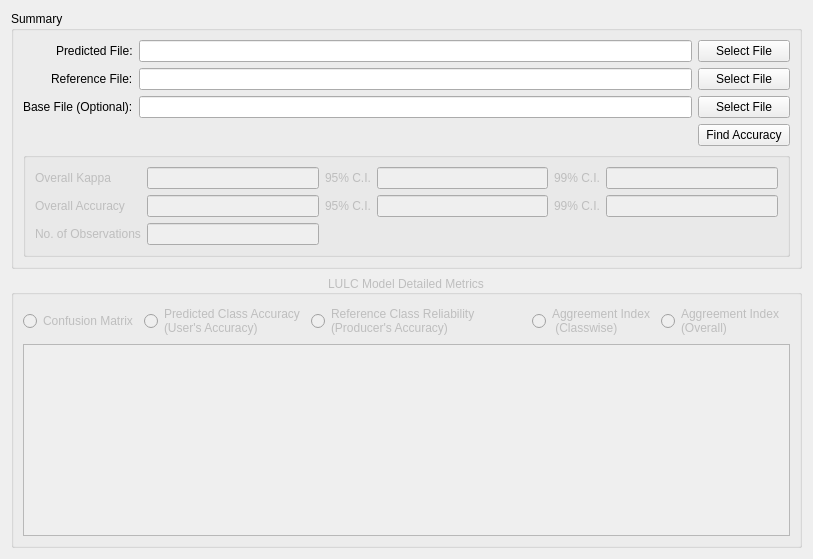
        <widget class="QWidget" name="tabAccuracyAssesment">
         <attribute name="title">
          <string>Accuracy Assesment</string>
         </attribute>
         <layout class="QGridLayout" name="gridLayout_12">
          <item row="2" column="0" colspan="6">
           <widget class="QGroupBox" name="gbDetailed_AccuracyAssesment">
            <property name="enabled">
             <bool>false</bool>
            </property>
            <property name="title">
             <string>LULC Model Detailed Metrics</string>
            </property>
            <property name="alignment">
             <set>Qt::AlignCenter</set>
            </property>
            <layout class="QGridLayout" name="gridLayout_6">
             <item row="0" column="2">
              <widget class="QRadioButton" name="rbReferenceMapReliablity_AccuracyAssesmentDetailed">
               <property name="text">
                <string>Reference Class Reliability
(Producer's Accuracy)</string>
               </property>
              </widget>
             </item>
             <item row="0" column="1">
              <widget class="QRadioButton" name="rbPreditedMapAccuracy_AccuracyAssesmentDetailed">
               <property name="text">
                <string>Predicted Class Accuracy
(User's Accuracy)</string>
               </property>
              </widget>
             </item>
             <item row="0" column="4">
              <widget class="QRadioButton" name="rbAgreementIndexClasswise_AccuracyAssesmentDetailed">
               <property name="text">
                <string>Aggreement Index 
 (Classwise)</string>
               </property>
              </widget>
             </item>
             <item row="0" column="0">
              <widget class="QRadioButton" name="rbConfusionMatrix_AccuracyAssesmentDetailed">
               <property name="text">
                <string>Confusion Matrix</string>
               </property>
              </widget>
             </item>
             <item row="0" column="5">
              <widget class="QRadioButton" name="rbAgreementIndexOverall_AccuracyAssesmentDetailed">
               <property name="text">
                <string>Aggreement Index
(Overall) </string>
               </property>
              </widget>
             </item>
             <item row="0" column="3">
              <spacer name="horizontalSpacer_15">
               <property name="orientation">
                <enum>Qt::Horizontal</enum>
               </property>
               <property name="sizeHint" stdset="0">
                <size>
                 <width>40</width>
                 <height>20</height>
                </size>
               </property>
              </spacer>
             </item>
             <item row="1" column="0" colspan="7">
              <widget class="QTableWidget" name="twDetailed_AccuracyAssesment"/>
             </item>
            </layout>
           </widget>
          </item>
          <item row="0" column="0" colspan="6">
           <widget class="QGroupBox" name="gbSummary_AccuracyAssesment">
            <property name="enabled">
             <bool>true</bool>
            </property>
            <property name="title">
             <string>Summary</string>
            </property>
            <layout class="QGridLayout" name="gridLayout_11">
             <item row="0" column="1" colspan="6">
              <widget class="QLineEdit" name="lePredictedFile_AccuracyAssesment">
               <property name="enabled">
                <bool>true</bool>
               </property>
               <property name="readOnly">
                <bool>true</bool>
               </property>
              </widget>
             </item>
             <item row="3" column="1" colspan="6">
              <spacer name="horizontalSpacer_16">
               <property name="orientation">
                <enum>Qt::Horizontal</enum>
               </property>
               <property name="sizeHint" stdset="0">
                <size>
                 <width>40</width>
                 <height>20</height>
                </size>
               </property>
              </spacer>
             </item>
             <item row="0" column="0" alignment="Qt::AlignRight">
              <widget class="QLabel" name="label_11">
               <property name="toolTip">
                <string>Model Generated</string>
               </property>
               <property name="text">
                <string>Predicted File:</string>
               </property>
              </widget>
             </item>
             <item row="0" column="7">
              <widget class="QPushButton" name="pbSelectFilePredictedFile_AccuracyAssesment">
               <property name="enabled">
                <bool>true</bool>
               </property>
               <property name="text">
                <string>Select File</string>
               </property>
              </widget>
             </item>
             <item row="1" column="7">
              <widget class="QPushButton" name="pbSelectFileActualFile_AccuracyAssesment">
               <property name="enabled">
                <bool>true</bool>
               </property>
               <property name="text">
                <string>Select File</string>
               </property>
              </widget>
             </item>
             <item row="1" column="1" colspan="6">
              <widget class="QLineEdit" name="leActualFile_AccuracyAssesment">
               <property name="enabled">
                <bool>true</bool>
               </property>
              </widget>
             </item>
             <item row="1" column="0" alignment="Qt::AlignRight">
              <widget class="QLabel" name="label_14">
               <property name="toolTip">
                <string>Reference File </string>
               </property>
               <property name="text">
                <string>Reference File:</string>
               </property>
              </widget>
             </item>
             <item row="3" column="7">
              <widget class="QPushButton" name="pbFindAccuracy_AccuracyAssesment">
               <property name="enabled">
                <bool>true</bool>
               </property>
               <property name="text">
                <string>Find Accuracy</string>
               </property>
              </widget>
             </item>
             <item row="4" column="0" colspan="8">
              <widget class="QGroupBox" name="gbSummarStats_AccuracyAssesementSummary">
               <property name="enabled">
                <bool>false</bool>
               </property>
               <property name="title">
                <string/>
               </property>
               <layout class="QGridLayout" name="gridLayout_7">
                <item row="0" column="4">
                 <widget class="QLabel" name="label_19">
                  <property name="text">
                   <string>99% C.I.</string>
                  </property>
                 </widget>
                </item>
                <item row="0" column="2">
                 <widget class="QLabel" name="label_16">
                  <property name="text">
                   <string>95% C.I.</string>
                  </property>
                 </widget>
                </item>
                <item row="1" column="2">
                 <widget class="QLabel" name="label_17">
                  <property name="mouseTracking">
                   <bool>true</bool>
                  </property>
                  <property name="text">
                   <string>95% C.I.</string>
                  </property>
                 </widget>
                </item>
                <item row="1" column="0">
                 <widget class="QLabel" name="label_15">
                  <property name="text">
                   <string>Overall Accuracy</string>
                  </property>
                 </widget>
                </item>
                <item row="0" column="0">
                 <widget class="QLabel" name="label_8">
                  <property name="text">
                   <string>Overall Kappa</string>
                  </property>
                 </widget>
                </item>
                <item row="2" column="0">
                 <widget class="QLabel" name="label_18">
                  <property name="text">
                   <string>No. of Observations</string>
                  </property>
                 </widget>
                </item>
                <item row="0" column="1">
                 <widget class="QLineEdit" name="leOverallKappa_AccuracyAssesment"/>
                </item>
                <item row="0" column="3">
                 <widget class="QLineEdit" name="leOverallKappaCI_AccuracyAssesment95"/>
                </item>
                <item row="1" column="1">
                 <widget class="QLineEdit" name="leOverallAccuracy_AccuracyAssesment"/>
                </item>
                <item row="1" column="3">
                 <widget class="QLineEdit" name="leOverallAccuracyCI_AccuracyAssesment95"/>
                </item>
                <item row="2" column="1">
                 <widget class="QLineEdit" name="leNoOfObservation_AccuracyAssesmentSummary"/>
                </item>
                <item row="0" column="5">
                 <widget class="QLineEdit" name="leOverallKappaCI_AccuracyAssesment99"/>
                </item>
                <item row="1" column="4">
                 <widget class="QLabel" name="label_20">
                  <property name="text">
                   <string>99% C.I.</string>
                  </property>
                 </widget>
                </item>
                <item row="1" column="5">
                 <widget class="QLineEdit" name="leOverallAccuracyCI_AccuracyAssesment99"/>
                </item>
               </layout>
              </widget>
             </item>
             <item row="2" column="1" colspan="6">
              <widget class="QLineEdit" name="leBaseFile_AccuracyAssesment"/>
             </item>
             <item row="2" column="0">
              <widget class="QLabel" name="label_21">
               <property name="text">
                <string>Base File (Optional):</string>
               </property>
              </widget>
             </item>
             <item row="2" column="7">
              <widget class="QPushButton" name="pbSelectFileBaseFile_AccuracyAssesment">
               <property name="text">
                <string>Select File</string>
               </property>
              </widget>
             </item>
            </layout>
           </widget>
          </item>
         </layout>
        </widget>
